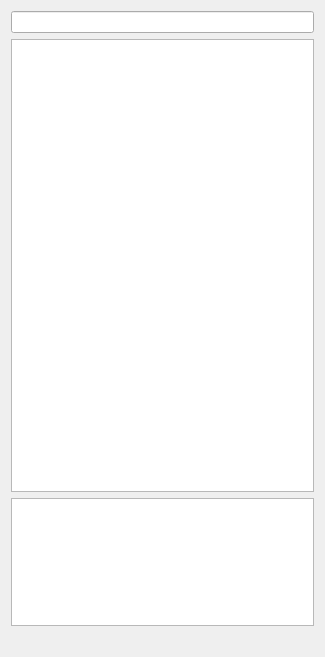
<?xml version="1.0" encoding="UTF-8"?>
<ui version="4.0">
 <class>ToolLibrary</class>
 <widget class="QWidget" name="ToolLibrary">
  <property name="geometry">
   <rect>
    <x>0</x>
    <y>0</y>
    <width>325</width>
    <height>657</height>
   </rect>
  </property>
  <property name="sizePolicy">
   <sizepolicy hsizetype="Ignored" vsizetype="Preferred">
    <horstretch>0</horstretch>
    <verstretch>0</verstretch>
   </sizepolicy>
  </property>
  <property name="windowTitle">
   <string>Tool Library</string>
  </property>
  <layout class="QVBoxLayout" name="verticalLayout_2">
   <item>
    <widget class="QLineEdit" name="searchBar"/>
   </item>
   <item>
    <widget class="tomo::ToolLibraryTree" name="libraryTree"/>
   </item>
   <item>
    <widget class="tomo::widget::ToolPreview" name="toolPreview">
     <property name="sizePolicy">
      <sizepolicy hsizetype="Expanding" vsizetype="Fixed">
       <horstretch>0</horstretch>
       <verstretch>0</verstretch>
      </sizepolicy>
     </property>
     <property name="minimumSize">
      <size>
       <width>0</width>
       <height>128</height>
      </size>
     </property>
     <property name="maximumSize">
      <size>
       <width>16777215</width>
       <height>128</height>
      </size>
     </property>
    </widget>
   </item>
   <item>
    <widget class="QLabel" name="toolDescription">
     <property name="text">
      <string/>
     </property>
    </widget>
   </item>
  </layout>
 </widget>
 <customwidgets>
  <customwidget>
   <class>tomo::ToolLibraryTree</class>
   <extends>QTreeView</extends>
   <header>widget/ToolLibraryTree.h</header>
  </customwidget>
  <customwidget>
   <class>tomo::widget::ToolPreview</class>
   <extends>QGraphicsView</extends>
   <header>widget/ToolPreview.h</header>
  </customwidget>
 </customwidgets>
 <resources/>
 <connections>
  <connection>
   <sender>searchBar</sender>
   <signal>textChanged(QString)</signal>
   <receiver>ToolLibrary</receiver>
   <slot>updateItems()</slot>
   <hints>
    <hint type="sourcelabel">
     <x>180</x>
     <y>23</y>
    </hint>
    <hint type="destinationlabel">
     <x>180</x>
     <y>223</y>
    </hint>
   </hints>
  </connection>
  <connection>
   <sender>libraryTree</sender>
   <signal>activated(QModelIndex)</signal>
   <receiver>ToolLibrary</receiver>
   <slot>selectionChanged()</slot>
   <hints>
    <hint type="sourcelabel">
     <x>162</x>
     <y>186</y>
    </hint>
    <hint type="destinationlabel">
     <x>162</x>
     <y>328</y>
    </hint>
   </hints>
  </connection>
  <connection>
   <sender>libraryTree</sender>
   <signal>clicked(QModelIndex)</signal>
   <receiver>ToolLibrary</receiver>
   <slot>selectionChanged()</slot>
   <hints>
    <hint type="sourcelabel">
     <x>162</x>
     <y>186</y>
    </hint>
    <hint type="destinationlabel">
     <x>162</x>
     <y>328</y>
    </hint>
   </hints>
  </connection>
 </connections>
 <slots>
  <slot>updateItems()</slot>
  <slot>selectionChanged()</slot>
 </slots>
</ui>
